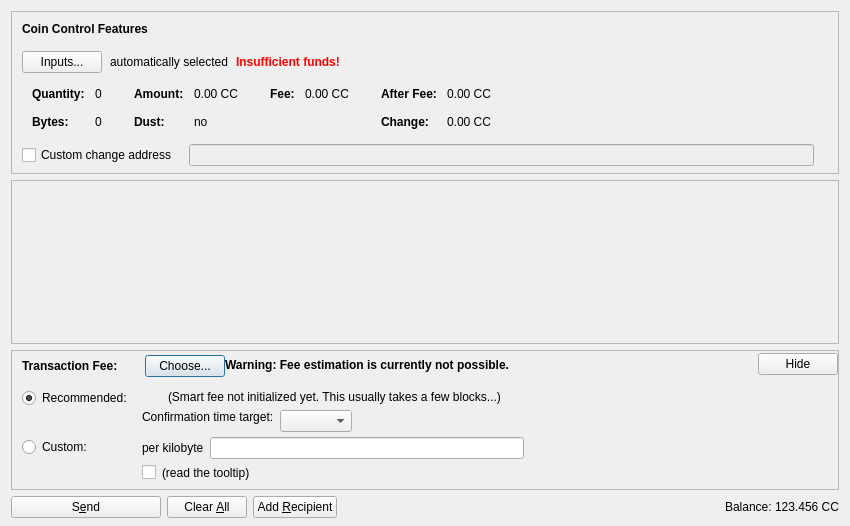
<?xml version="1.0" encoding="UTF-8"?>
<ui version="4.0">
 <class>SendCoinsDialog</class>
 <widget class="QDialog" name="SendCoinsDialog">
  <property name="geometry">
   <rect>
    <x>0</x>
    <y>0</y>
    <width>850</width>
    <height>526</height>
   </rect>
  </property>
  <property name="windowTitle">
   <string>Send Coins</string>
  </property>
  <layout class="QVBoxLayout" name="verticalLayout" stretch="0,1,0,0">
   <property name="bottomMargin">
    <number>8</number>
   </property>
   <item>
    <widget class="QFrame" name="frameCoinControl">
     <property name="sizePolicy">
      <sizepolicy hsizetype="Expanding" vsizetype="Expanding">
       <horstretch>0</horstretch>
       <verstretch>0</verstretch>
      </sizepolicy>
     </property>
     <property name="maximumSize">
      <size>
       <width>16777215</width>
       <height>16777215</height>
      </size>
     </property>
     <property name="frameShape">
      <enum>QFrame::StyledPanel</enum>
     </property>
     <property name="frameShadow">
      <enum>QFrame::Sunken</enum>
     </property>
     <layout class="QVBoxLayout" name="verticalLayoutCoinControl2">
      <property name="spacing">
       <number>0</number>
      </property>
      <property name="leftMargin">
       <number>0</number>
      </property>
      <property name="topMargin">
       <number>0</number>
      </property>
      <property name="rightMargin">
       <number>0</number>
      </property>
      <property name="bottomMargin">
       <number>6</number>
      </property>
      <item>
       <layout class="QVBoxLayout" name="verticalLayoutCoinControl" stretch="0,0,0,0,1">
        <property name="spacing">
         <number>0</number>
        </property>
        <property name="leftMargin">
         <number>10</number>
        </property>
        <property name="topMargin">
         <number>10</number>
        </property>
        <item>
         <layout class="QHBoxLayout" name="horizontalLayoutCoinControl1">
          <property name="bottomMargin">
           <number>15</number>
          </property>
          <item>
           <widget class="QLabel" name="labelCoinControlFeatures">
            <property name="sizePolicy">
             <sizepolicy hsizetype="Preferred" vsizetype="Maximum">
              <horstretch>0</horstretch>
              <verstretch>0</verstretch>
             </sizepolicy>
            </property>
            <property name="font">
             <font>
              <weight>75</weight>
              <bold>true</bold>
             </font>
            </property>
            <property name="styleSheet">
             <string notr="true">font-weight:bold;</string>
            </property>
            <property name="text">
             <string>Coin Control Features</string>
            </property>
           </widget>
          </item>
         </layout>
        </item>
        <item>
         <layout class="QHBoxLayout" name="horizontalLayoutCoinControl2" stretch="0,0,0,0">
          <property name="spacing">
           <number>8</number>
          </property>
          <property name="bottomMargin">
           <number>10</number>
          </property>
          <item>
           <widget class="QPushButton" name="pushButtonCoinControl">
            <property name="styleSheet">
             <string notr="true"/>
            </property>
            <property name="text">
             <string>Inputs...</string>
            </property>
            <property name="autoDefault">
             <bool>false</bool>
            </property>
           </widget>
          </item>
          <item>
           <widget class="QLabel" name="labelCoinControlAutomaticallySelected">
            <property name="text">
             <string>automatically selected</string>
            </property>
            <property name="margin">
             <number>5</number>
            </property>
           </widget>
          </item>
          <item>
           <widget class="QLabel" name="labelCoinControlInsuffFunds">
            <property name="font">
             <font>
              <weight>75</weight>
              <bold>true</bold>
             </font>
            </property>
            <property name="styleSheet">
             <string notr="true">color:red;font-weight:bold;</string>
            </property>
            <property name="text">
             <string>Insufficient funds!</string>
            </property>
            <property name="margin">
             <number>5</number>
            </property>
           </widget>
          </item>
          <item>
           <spacer name="horizontalSpacerCoinControl">
            <property name="orientation">
             <enum>Qt::Horizontal</enum>
            </property>
            <property name="sizeHint" stdset="0">
             <size>
              <width>40</width>
              <height>1</height>
             </size>
            </property>
           </spacer>
          </item>
         </layout>
        </item>
        <item>
         <widget class="QWidget" name="widgetCoinControl" native="true">
          <property name="sizePolicy">
           <sizepolicy hsizetype="Preferred" vsizetype="Preferred">
            <horstretch>0</horstretch>
            <verstretch>0</verstretch>
           </sizepolicy>
          </property>
          <property name="minimumSize">
           <size>
            <width>0</width>
            <height>0</height>
           </size>
          </property>
          <property name="styleSheet">
           <string notr="true"/>
          </property>
          <layout class="QHBoxLayout" name="horizontalLayoutCoinControl5">
           <property name="leftMargin">
            <number>0</number>
           </property>
           <property name="topMargin">
            <number>0</number>
           </property>
           <property name="rightMargin">
            <number>0</number>
           </property>
           <property name="bottomMargin">
            <number>0</number>
           </property>
           <item>
            <layout class="QHBoxLayout" name="horizontalLayoutCoinControl3" stretch="0,0,0,1">
             <property name="spacing">
              <number>20</number>
             </property>
             <property name="topMargin">
              <number>0</number>
             </property>
             <property name="bottomMargin">
              <number>10</number>
             </property>
             <item>
              <layout class="QFormLayout" name="formLayoutCoinControl1">
               <property name="horizontalSpacing">
                <number>10</number>
               </property>
               <property name="verticalSpacing">
                <number>14</number>
               </property>
               <property name="leftMargin">
                <number>10</number>
               </property>
               <property name="topMargin">
                <number>4</number>
               </property>
               <property name="rightMargin">
                <number>6</number>
               </property>
               <item row="0" column="0">
                <widget class="QLabel" name="labelCoinControlQuantityText">
                 <property name="font">
                  <font>
                   <weight>75</weight>
                   <bold>true</bold>
                  </font>
                 </property>
                 <property name="text">
                  <string>Quantity:</string>
                 </property>
                 <property name="margin">
                  <number>0</number>
                 </property>
                </widget>
               </item>
               <item row="0" column="1">
                <widget class="QLabel" name="labelCoinControlQuantity">
                 <property name="cursor">
                  <cursorShape>IBeamCursor</cursorShape>
                 </property>
                 <property name="contextMenuPolicy">
                  <enum>Qt::ActionsContextMenu</enum>
                 </property>
                 <property name="text">
                  <string notr="true">0</string>
                 </property>
                 <property name="margin">
                  <number>0</number>
                 </property>
                 <property name="textInteractionFlags">
                  <set>Qt::LinksAccessibleByMouse|Qt::TextSelectableByKeyboard|Qt::TextSelectableByMouse</set>
                 </property>
                </widget>
               </item>
               <item row="1" column="0">
                <widget class="QLabel" name="labelCoinControlBytesText">
                 <property name="font">
                  <font>
                   <weight>75</weight>
                   <bold>true</bold>
                  </font>
                 </property>
                 <property name="text">
                  <string>Bytes:</string>
                 </property>
                </widget>
               </item>
               <item row="1" column="1">
                <widget class="QLabel" name="labelCoinControlBytes">
                 <property name="cursor">
                  <cursorShape>IBeamCursor</cursorShape>
                 </property>
                 <property name="contextMenuPolicy">
                  <enum>Qt::ActionsContextMenu</enum>
                 </property>
                 <property name="text">
                  <string notr="true">0</string>
                 </property>
                 <property name="textInteractionFlags">
                  <set>Qt::LinksAccessibleByMouse|Qt::TextSelectableByKeyboard|Qt::TextSelectableByMouse</set>
                 </property>
                </widget>
               </item>
              </layout>
             </item>
             <item>
              <layout class="QFormLayout" name="formLayoutCoinControl2">
               <property name="horizontalSpacing">
                <number>10</number>
               </property>
               <property name="verticalSpacing">
                <number>14</number>
               </property>
               <property name="leftMargin">
                <number>6</number>
               </property>
               <property name="topMargin">
                <number>4</number>
               </property>
               <property name="rightMargin">
                <number>6</number>
               </property>
               <item row="0" column="0">
                <widget class="QLabel" name="labelCoinControlAmountText">
                 <property name="font">
                  <font>
                   <weight>75</weight>
                   <bold>true</bold>
                  </font>
                 </property>
                 <property name="text">
                  <string>Amount:</string>
                 </property>
                 <property name="margin">
                  <number>0</number>
                 </property>
                </widget>
               </item>
               <item row="0" column="1">
                <widget class="QLabel" name="labelCoinControlAmount">
                 <property name="cursor">
                  <cursorShape>IBeamCursor</cursorShape>
                 </property>
                 <property name="contextMenuPolicy">
                  <enum>Qt::ActionsContextMenu</enum>
                 </property>
                 <property name="text">
                  <string notr="true">0.00 CC</string>
                 </property>
                 <property name="textInteractionFlags">
                  <set>Qt::LinksAccessibleByMouse|Qt::TextSelectableByKeyboard|Qt::TextSelectableByMouse</set>
                 </property>
                </widget>
               </item>
               <item row="1" column="0">
                <widget class="QLabel" name="labelCoinControlLowOutputText">
                 <property name="font">
                  <font>
                   <weight>75</weight>
                   <bold>true</bold>
                  </font>
                 </property>
                 <property name="text">
                  <string>Dust:</string>
                 </property>
                </widget>
               </item>
               <item row="1" column="1">
                <widget class="QLabel" name="labelCoinControlLowOutput">
                 <property name="cursor">
                  <cursorShape>IBeamCursor</cursorShape>
                 </property>
                 <property name="contextMenuPolicy">
                  <enum>Qt::ActionsContextMenu</enum>
                 </property>
                 <property name="text">
                  <string notr="true">no</string>
                 </property>
                 <property name="textInteractionFlags">
                  <set>Qt::LinksAccessibleByMouse|Qt::TextSelectableByKeyboard|Qt::TextSelectableByMouse</set>
                 </property>
                </widget>
               </item>
              </layout>
             </item>
             <item>
              <layout class="QFormLayout" name="formLayoutCoinControl3">
               <property name="horizontalSpacing">
                <number>10</number>
               </property>
               <property name="verticalSpacing">
                <number>14</number>
               </property>
               <property name="leftMargin">
                <number>6</number>
               </property>
               <property name="topMargin">
                <number>4</number>
               </property>
               <property name="rightMargin">
                <number>6</number>
               </property>
               <item row="0" column="0">
                <widget class="QLabel" name="labelCoinControlFeeText">
                 <property name="font">
                  <font>
                   <weight>75</weight>
                   <bold>true</bold>
                  </font>
                 </property>
                 <property name="text">
                  <string>Fee:</string>
                 </property>
                 <property name="margin">
                  <number>0</number>
                 </property>
                </widget>
               </item>
               <item row="0" column="1">
                <widget class="QLabel" name="labelCoinControlFee">
                 <property name="cursor">
                  <cursorShape>IBeamCursor</cursorShape>
                 </property>
                 <property name="contextMenuPolicy">
                  <enum>Qt::ActionsContextMenu</enum>
                 </property>
                 <property name="text">
                  <string notr="true">0.00 CC</string>
                 </property>
                 <property name="textInteractionFlags">
                  <set>Qt::LinksAccessibleByMouse|Qt::TextSelectableByKeyboard|Qt::TextSelectableByMouse</set>
                 </property>
                </widget>
               </item>
              </layout>
             </item>
             <item>
              <layout class="QFormLayout" name="formLayoutCoinControl4">
               <property name="horizontalSpacing">
                <number>10</number>
               </property>
               <property name="verticalSpacing">
                <number>14</number>
               </property>
               <property name="leftMargin">
                <number>6</number>
               </property>
               <property name="topMargin">
                <number>4</number>
               </property>
               <property name="rightMargin">
                <number>6</number>
               </property>
               <item row="0" column="0">
                <widget class="QLabel" name="labelCoinControlAfterFeeText">
                 <property name="font">
                  <font>
                   <weight>75</weight>
                   <bold>true</bold>
                  </font>
                 </property>
                 <property name="text">
                  <string>After Fee:</string>
                 </property>
                 <property name="margin">
                  <number>0</number>
                 </property>
                </widget>
               </item>
               <item row="0" column="1">
                <widget class="QLabel" name="labelCoinControlAfterFee">
                 <property name="cursor">
                  <cursorShape>IBeamCursor</cursorShape>
                 </property>
                 <property name="contextMenuPolicy">
                  <enum>Qt::ActionsContextMenu</enum>
                 </property>
                 <property name="text">
                  <string notr="true">0.00 CC</string>
                 </property>
                 <property name="textInteractionFlags">
                  <set>Qt::LinksAccessibleByMouse|Qt::TextSelectableByKeyboard|Qt::TextSelectableByMouse</set>
                 </property>
                </widget>
               </item>
               <item row="1" column="0">
                <widget class="QLabel" name="labelCoinControlChangeText">
                 <property name="font">
                  <font>
                   <weight>75</weight>
                   <bold>true</bold>
                  </font>
                 </property>
                 <property name="text">
                  <string>Change:</string>
                 </property>
                </widget>
               </item>
               <item row="1" column="1">
                <widget class="QLabel" name="labelCoinControlChange">
                 <property name="cursor">
                  <cursorShape>IBeamCursor</cursorShape>
                 </property>
                 <property name="contextMenuPolicy">
                  <enum>Qt::ActionsContextMenu</enum>
                 </property>
                 <property name="text">
                  <string notr="true">0.00 CC</string>
                 </property>
                 <property name="textInteractionFlags">
                  <set>Qt::LinksAccessibleByMouse|Qt::TextSelectableByKeyboard|Qt::TextSelectableByMouse</set>
                 </property>
                </widget>
               </item>
              </layout>
             </item>
            </layout>
           </item>
          </layout>
         </widget>
        </item>
        <item>
         <layout class="QHBoxLayout" name="horizontalLayoutCoinControl4" stretch="0,0,0">
          <property name="spacing">
           <number>12</number>
          </property>
          <property name="sizeConstraint">
           <enum>QLayout::SetDefaultConstraint</enum>
          </property>
          <property name="topMargin">
           <number>5</number>
          </property>
          <property name="rightMargin">
           <number>5</number>
          </property>
          <item>
           <widget class="QCheckBox" name="checkBoxCoinControlChange">
            <property name="toolTip">
             <string>If this is activated, but the change address is empty or invalid, change will be sent to a newly generated address.</string>
            </property>
            <property name="text">
             <string>Custom change address</string>
            </property>
           </widget>
          </item>
          <item>
           <widget class="QValidatedLineEdit" name="lineEditCoinControlChange">
            <property name="enabled">
             <bool>false</bool>
            </property>
            <property name="sizePolicy">
             <sizepolicy hsizetype="Expanding" vsizetype="Fixed">
              <horstretch>0</horstretch>
              <verstretch>0</verstretch>
             </sizepolicy>
            </property>
           </widget>
          </item>
          <item>
           <widget class="QLabel" name="labelCoinControlChangeLabel">
            <property name="sizePolicy">
             <sizepolicy hsizetype="Preferred" vsizetype="Expanding">
              <horstretch>0</horstretch>
              <verstretch>0</verstretch>
             </sizepolicy>
            </property>
            <property name="minimumSize">
             <size>
              <width>0</width>
              <height>0</height>
             </size>
            </property>
            <property name="text">
             <string/>
            </property>
            <property name="margin">
             <number>3</number>
            </property>
           </widget>
          </item>
         </layout>
        </item>
        <item>
         <spacer name="verticalSpacerCoinControl">
          <property name="orientation">
           <enum>Qt::Vertical</enum>
          </property>
          <property name="sizeHint" stdset="0">
           <size>
            <width>800</width>
            <height>1</height>
           </size>
          </property>
         </spacer>
        </item>
       </layout>
      </item>
     </layout>
    </widget>
   </item>
   <item>
    <widget class="QScrollArea" name="scrollArea">
     <property name="widgetResizable">
      <bool>true</bool>
     </property>
     <widget class="QWidget" name="scrollAreaWidgetContents">
      <property name="geometry">
       <rect>
        <x>0</x>
        <y>0</y>
        <width>830</width>
        <height>104</height>
       </rect>
      </property>
      <layout class="QVBoxLayout" name="verticalLayout_2" stretch="0,1">
       <property name="leftMargin">
        <number>0</number>
       </property>
       <property name="topMargin">
        <number>0</number>
       </property>
       <property name="rightMargin">
        <number>0</number>
       </property>
       <property name="bottomMargin">
        <number>0</number>
       </property>
       <item>
        <layout class="QVBoxLayout" name="entries">
         <property name="spacing">
          <number>6</number>
         </property>
        </layout>
       </item>
       <item>
        <spacer name="verticalSpacer">
         <property name="orientation">
          <enum>Qt::Vertical</enum>
         </property>
         <property name="sizeHint" stdset="0">
          <size>
           <width>20</width>
           <height>40</height>
          </size>
         </property>
        </spacer>
       </item>
      </layout>
     </widget>
    </widget>
   </item>
   <item>
    <widget class="QFrame" name="frameFee">
     <property name="sizePolicy">
      <sizepolicy hsizetype="Expanding" vsizetype="Expanding">
       <horstretch>0</horstretch>
       <verstretch>0</verstretch>
      </sizepolicy>
     </property>
     <property name="maximumSize">
      <size>
       <width>16777215</width>
       <height>16777215</height>
      </size>
     </property>
     <property name="frameShape">
      <enum>QFrame::StyledPanel</enum>
     </property>
     <property name="frameShadow">
      <enum>QFrame::Sunken</enum>
     </property>
     <layout class="QVBoxLayout" name="verticalLayoutFee1">
      <property name="spacing">
       <number>0</number>
      </property>
      <property name="leftMargin">
       <number>0</number>
      </property>
      <property name="topMargin">
       <number>0</number>
      </property>
      <property name="rightMargin">
       <number>0</number>
      </property>
      <property name="bottomMargin">
       <number>0</number>
      </property>
      <item>
       <layout class="QVBoxLayout" name="verticalLayoutFee2" stretch="0,0,0">
        <property name="spacing">
         <number>0</number>
        </property>
        <property name="leftMargin">
         <number>10</number>
        </property>
        <property name="topMargin">
         <number>0</number>
        </property>
        <item>
         <layout class="QHBoxLayout" name="horizontalLayoutFee1">
          <property name="bottomMargin">
           <number>0</number>
          </property>
          <item>
           <layout class="QVBoxLayout" name="verticalLayoutFee7">
            <property name="spacing">
             <number>0</number>
            </property>
            <item>
             <spacer name="verticalSpacerSmartFee">
              <property name="orientation">
               <enum>Qt::Vertical</enum>
              </property>
              <property name="sizeType">
               <enum>QSizePolicy::Fixed</enum>
              </property>
              <property name="sizeHint" stdset="0">
               <size>
                <width>1</width>
                <height>4</height>
               </size>
              </property>
             </spacer>
            </item>
            <item>
             <layout class="QHBoxLayout" name="horizontalLayoutSmartFee">
              <property name="spacing">
               <number>10</number>
              </property>
              <item>
               <widget class="QLabel" name="labelFeeHeadline">
                <property name="sizePolicy">
                 <sizepolicy hsizetype="Preferred" vsizetype="Maximum">
                  <horstretch>0</horstretch>
                  <verstretch>0</verstretch>
                 </sizepolicy>
                </property>
                <property name="font">
                 <font>
                  <weight>75</weight>
                  <bold>true</bold>
                 </font>
                </property>
                <property name="styleSheet">
                 <string notr="true">font-weight:bold;</string>
                </property>
                <property name="text">
                 <string>Transaction Fee:</string>
                </property>
               </widget>
              </item>
              <item>
               <widget class="QLabel" name="labelFeeMinimized">
                <property name="text">
                 <string/>
                </property>
               </widget>
              </item>
              <item>
               <widget class="QPushButton" name="buttonChooseFee">
                <property name="text">
                 <string>Choose...</string>
                </property>
               </widget>
              </item>
             </layout>
            </item>
            <item>
             <spacer name="verticalSpacer_5">
              <property name="orientation">
               <enum>Qt::Vertical</enum>
              </property>
              <property name="sizeHint" stdset="0">
               <size>
                <width>1</width>
                <height>1</height>
               </size>
              </property>
             </spacer>
            </item>
           </layout>
          </item>
          <item>
           <widget class="QLabel" name="fallbackFeeWarningLabel">
            <property name="toolTip">
             <string>Using the fallbackfee can result in sending a transaction that will take several hours or days (or never) to confirm. Consider choosing your fee manually or wait until you have validated the complete chain.</string>
            </property>
            <property name="font">
            <font>
                <weight>75</weight>
                <bold>true</bold>
            </font>
            </property>
            <property name="text">
             <string>Warning: Fee estimation is currently not possible.</string>
            </property>
            <property name="wordWrap">
             <bool>false</bool>
            </property>
           </widget>
          </item>
          <item>
           <spacer name="horizontalSpacer_4">
            <property name="orientation">
             <enum>Qt::Horizontal</enum>
            </property>
            <property name="sizeType">
             <enum>QSizePolicy::MinimumExpanding</enum>
            </property>
            <property name="sizeHint" stdset="0">
             <size>
              <width>40</width>
              <height>20</height>
             </size>
            </property>
           </spacer>
          </item>
          <item>
           <widget class="QPushButton" name="buttonMinimizeFee">
            <property name="toolTip">
             <string>collapse fee-settings</string>
            </property>
            <property name="text">
             <string>Hide</string>
            </property>
           </widget>
          </item>
         </layout>
        </item>
        <item>
         <widget class="QFrame" name="frameFeeSelection">
          <layout class="QVBoxLayout" name="verticalLayoutFee12">
           <property name="spacing">
            <number>0</number>
           </property>
           <property name="leftMargin">
            <number>0</number>
           </property>
           <property name="topMargin">
            <number>0</number>
           </property>
           <property name="rightMargin">
            <number>0</number>
           </property>
           <property name="bottomMargin">
            <number>0</number>
           </property>
           <item>
            <layout class="QGridLayout" name="gridLayoutFee">
             <property name="topMargin">
              <number>10</number>
             </property>
             <property name="bottomMargin">
              <number>4</number>
             </property>
             <property name="horizontalSpacing">
              <number>10</number>
             </property>
             <property name="verticalSpacing">
              <number>4</number>
             </property>
             <item row="1" column="1">
              <layout class="QVBoxLayout" name="verticalLayoutFee8">
               <property name="spacing">
                <number>6</number>
               </property>
               <item>
                <layout class="QHBoxLayout" name="horizontalLayoutFee13">
                 <item>
                  <widget class="QLabel" name="labelCustomPerKilobyte">
                   <property name="toolTip">
                    <string>If the custom fee is set to 1000 satoshis and the transaction is only 250 bytes, then &quot;per kilobyte&quot; only pays 250 satoshis in fee, while &quot;total at least&quot; pays 1000 satoshis. For transactions bigger than a kilobyte both pay by kilobyte.</string>
                   </property>
                   <property name="text">
                    <string>per kilobyte</string>
                   </property>
                  </widget>
                 </item>
                 <item>
                  <widget class="BitcoinAmountField" name="customFee"/>
                 </item>
                 <item>
                  <spacer name="horizontalSpacer_6">
                   <property name="orientation">
                    <enum>Qt::Horizontal</enum>
                   </property>
                   <property name="sizeHint" stdset="0">
                    <size>
                     <width>1</width>
                     <height>1</height>
                    </size>
                   </property>
                  </spacer>
                 </item>
                </layout>
               </item>
               <item>
                <layout class="QHBoxLayout" name="horizontalLayoutFee8">
                 <item>
                  <widget class="QCheckBox" name="checkBoxMinimumFee">
                   <property name="toolTip">
                    <string>Paying only the minimum fee is just fine as long as there is less transaction volume than space in the blocks. But be aware that this can end up in a never confirming transaction once there is more demand for cubicversecoin transactions than the network can process.</string>
                   </property>
                   <property name="text">
                    <string/>
                   </property>
                  </widget>
                 </item>
                 <item>
                  <widget class="QLabel" name="labelMinFeeWarning">
                   <property name="enabled">
                    <bool>true</bool>
                   </property>
                   <property name="toolTip">
                    <string>Paying only the minimum fee is just fine as long as there is less transaction volume than space in the blocks. But be aware that this can end up in a never confirming transaction once there is more demand for cubicversecoin transactions than the network can process.</string>
                   </property>
                   <property name="text">
                    <string>(read the tooltip)</string>
                   </property>
                   <property name="margin">
                    <number>5</number>
                   </property>
                  </widget>
                 </item>
                 <item>
                  <spacer name="horizontalSpacer_2">
                   <property name="orientation">
                    <enum>Qt::Horizontal</enum>
                   </property>
                   <property name="sizeHint" stdset="0">
                    <size>
                     <width>1</width>
                     <height>1</height>
                    </size>
                   </property>
                  </spacer>
                 </item>
                </layout>
               </item>
              </layout>
             </item>
             <item row="0" column="0">
              <layout class="QVBoxLayout" name="verticalLayoutFee4" stretch="0,1">
               <item>
                <widget class="QRadioButton" name="radioSmartFee">
                 <property name="text">
                  <string>Recommended:</string>
                 </property>
                 <property name="checked">
                  <bool>true</bool>
                 </property>
                 <attribute name="buttonGroup">
                  <string notr="true">groupFee</string>
                 </attribute>
                </widget>
               </item>
               <item>
                <spacer name="verticalSpacer_2">
                 <property name="orientation">
                  <enum>Qt::Vertical</enum>
                 </property>
                 <property name="sizeHint" stdset="0">
                  <size>
                   <width>1</width>
                   <height>1</height>
                  </size>
                 </property>
                </spacer>
               </item>
              </layout>
             </item>
             <item row="1" column="0">
              <layout class="QVBoxLayout" name="verticalLayoutFee9" stretch="0,1">
               <item>
                <widget class="QRadioButton" name="radioCustomFee">
                 <property name="text">
                  <string>Custom:</string>
                 </property>
                 <attribute name="buttonGroup">
                  <string notr="true">groupFee</string>
                 </attribute>
                </widget>
               </item>
               <item>
                <spacer name="verticalSpacer_6">
                 <property name="orientation">
                  <enum>Qt::Vertical</enum>
                 </property>
                 <property name="sizeHint" stdset="0">
                  <size>
                   <width>1</width>
                   <height>1</height>
                  </size>
                 </property>
                </spacer>
               </item>
              </layout>
             </item>
             <item row="0" column="1">
              <layout class="QVBoxLayout" name="verticalLayoutFee3" stretch="0,0,1">
               <property name="spacing">
                <number>6</number>
               </property>
               <property name="topMargin">
                <number>2</number>
               </property>
               <item>
                <layout class="QHBoxLayout" name="horizontalLayoutFee12">
                 <item>
                  <widget class="QLabel" name="labelSmartFee">
                   <property name="text">
                    <string/>
                   </property>
                   <property name="margin">
                    <number>2</number>
                   </property>
                  </widget>
                 </item>
                 <item>
                  <widget class="QLabel" name="labelFeeEstimation">
                   <property name="text">
                    <string/>
                   </property>
                  </widget>
                 </item>
                 <item>
                  <widget class="QLabel" name="labelSmartFee2">
                   <property name="text">
                    <string>(Smart fee not initialized yet. This usually takes a few blocks...)</string>
                   </property>
                   <property name="margin">
                    <number>2</number>
                   </property>
                  </widget>
                 </item>
                 <item>
                  <spacer name="horizontalSpacer_5">
                   <property name="orientation">
                    <enum>Qt::Horizontal</enum>
                   </property>
                   <property name="sizeHint" stdset="0">
                    <size>
                     <width>1</width>
                     <height>1</height>
                    </size>
                   </property>
                  </spacer>
                 </item>
                </layout>
               </item>
               <item>
                <layout class="QHBoxLayout" name="horizontalLayoutFee9">
                 <item>
                  <layout class="QVBoxLayout" name="verticalLayoutFee6">
                   <item>
                    <widget class="QLabel" name="labelSmartFee3">
                     <property name="text">
                      <string>Confirmation time target:</string>
                     </property>
                     <property name="margin">
                      <number>2</number>
                     </property>
                    </widget>
                   </item>
                   <item>
                    <spacer name="verticalSpacer_3">
                     <property name="orientation">
                      <enum>Qt::Vertical</enum>
                     </property>
                     <property name="sizeHint" stdset="0">
                      <size>
                       <width>1</width>
                       <height>1</height>
                      </size>
                     </property>
                    </spacer>
                   </item>
                  </layout>
                 </item>
                 <item>
                  <layout class="QVBoxLayout" name="verticalLayoutFee5">
                   <property name="rightMargin">
                    <number>30</number>
                   </property>
                   <item>
                    <layout class="QHBoxLayout" name="horizontalLayoutConfTarget">
                     <property name="bottomMargin">
                      <number>0</number>
                     </property>
                     <item>
                      <widget class="QComboBox" name="confTargetSelector"/>
                     </item>
                     <item>
                      <spacer name="horizontalSpacerConfTarget">
                       <property name="orientation">
                        <enum>Qt::Horizontal</enum>
                       </property>
                       <property name="sizeHint" stdset="0">
                        <size>
                         <width>40</width>
                         <height>20</height>
                        </size>
                       </property>
                      </spacer>
                     </item>
                    </layout>
                   </item>
                  </layout>
                 </item>
                </layout>
               </item>
               <item>
                <spacer name="verticalSpacer_4">
                 <property name="orientation">
                  <enum>Qt::Vertical</enum>
                 </property>
                 <property name="sizeHint" stdset="0">
                  <size>
                   <width>1</width>
                   <height>1</height>
                  </size>
                 </property>
                </spacer>
               </item>
              </layout>
             </item>
            </layout>
           </item>
          </layout>
         </widget>
        </item>
        <item>
         <spacer name="verticalSpacerFee">
          <property name="orientation">
           <enum>Qt::Vertical</enum>
          </property>
          <property name="sizeHint" stdset="0">
           <size>
            <width>40</width>
            <height>5</height>
           </size>
          </property>
         </spacer>
        </item>
       </layout>
      </item>
     </layout>
    </widget>
   </item>
   <item>
    <layout class="QHBoxLayout" name="horizontalLayout">
     <item>
      <widget class="QPushButton" name="sendButton">
       <property name="minimumSize">
        <size>
         <width>150</width>
         <height>0</height>
        </size>
       </property>
       <property name="toolTip">
        <string>Confirm the send action</string>
       </property>
       <property name="text">
        <string>S&amp;end</string>
       </property>
       <property name="icon">
        <iconset resource="../bitcoin.qrc">
         <normaloff>:/icons/send</normaloff>:/icons/send</iconset>
       </property>
       <property name="autoDefault">
        <bool>false</bool>
       </property>
       <property name="default">
        <bool>false</bool>
       </property>
      </widget>
     </item>
     <item>
      <widget class="QPushButton" name="clearButton">
       <property name="sizePolicy">
        <sizepolicy hsizetype="Minimum" vsizetype="Fixed">
         <horstretch>0</horstretch>
         <verstretch>0</verstretch>
        </sizepolicy>
       </property>
       <property name="toolTip">
        <string>Clear all fields of the form.</string>
       </property>
       <property name="text">
        <string>Clear &amp;All</string>
       </property>
       <property name="icon">
        <iconset resource="../bitcoin.qrc">
         <normaloff>:/icons/remove</normaloff>:/icons/remove</iconset>
       </property>
       <property name="autoDefault">
        <bool>false</bool>
       </property>
      </widget>
     </item>
     <item>
      <widget class="QPushButton" name="addButton">
       <property name="toolTip">
        <string>Send to multiple recipients at once</string>
       </property>
       <property name="text">
        <string>Add &amp;Recipient</string>
       </property>
       <property name="icon">
        <iconset resource="../bitcoin.qrc">
         <normaloff>:/icons/add</normaloff>:/icons/add</iconset>
       </property>
       <property name="autoDefault">
        <bool>false</bool>
       </property>
      </widget>
     </item>
     <item>
      <spacer name="horizontalSpacer">
       <property name="orientation">
        <enum>Qt::Horizontal</enum>
       </property>
       <property name="sizeHint" stdset="0">
        <size>
         <width>40</width>
         <height>20</height>
        </size>
       </property>
      </spacer>
     </item>
     <item>
      <layout class="QHBoxLayout" name="horizontalLayout_2">
       <property name="spacing">
        <number>3</number>
       </property>
       <item>
        <widget class="QLabel" name="label">
         <property name="sizePolicy">
          <sizepolicy hsizetype="Preferred" vsizetype="Fixed">
           <horstretch>0</horstretch>
           <verstretch>0</verstretch>
          </sizepolicy>
         </property>
         <property name="text">
          <string>Balance:</string>
         </property>
        </widget>
       </item>
       <item>
        <widget class="QLabel" name="labelBalance">
         <property name="sizePolicy">
          <sizepolicy hsizetype="Preferred" vsizetype="Fixed">
           <horstretch>0</horstretch>
           <verstretch>0</verstretch>
          </sizepolicy>
         </property>
         <property name="cursor">
          <cursorShape>IBeamCursor</cursorShape>
         </property>
         <property name="text">
          <string notr="true">123.456 CC</string>
         </property>
         <property name="textInteractionFlags">
          <set>Qt::LinksAccessibleByMouse|Qt::TextSelectableByKeyboard|Qt::TextSelectableByMouse</set>
         </property>
        </widget>
       </item>
      </layout>
     </item>
    </layout>
   </item>
  </layout>
 </widget>
 <customwidgets>
  <customwidget>
   <class>QValidatedLineEdit</class>
   <extends>QLineEdit</extends>
   <header>qvalidatedlineedit.h</header>
  </customwidget>
  <customwidget>
   <class>BitcoinAmountField</class>
   <extends>QLineEdit</extends>
   <header>bitcoinamountfield.h</header>
   <container>1</container>
  </customwidget>
 </customwidgets>
 <resources>
  <include location="../bitcoin.qrc"/>
 </resources>
 <connections/>
 <buttongroups>
  <buttongroup name="groupFee"/>
 </buttongroups>
</ui>
